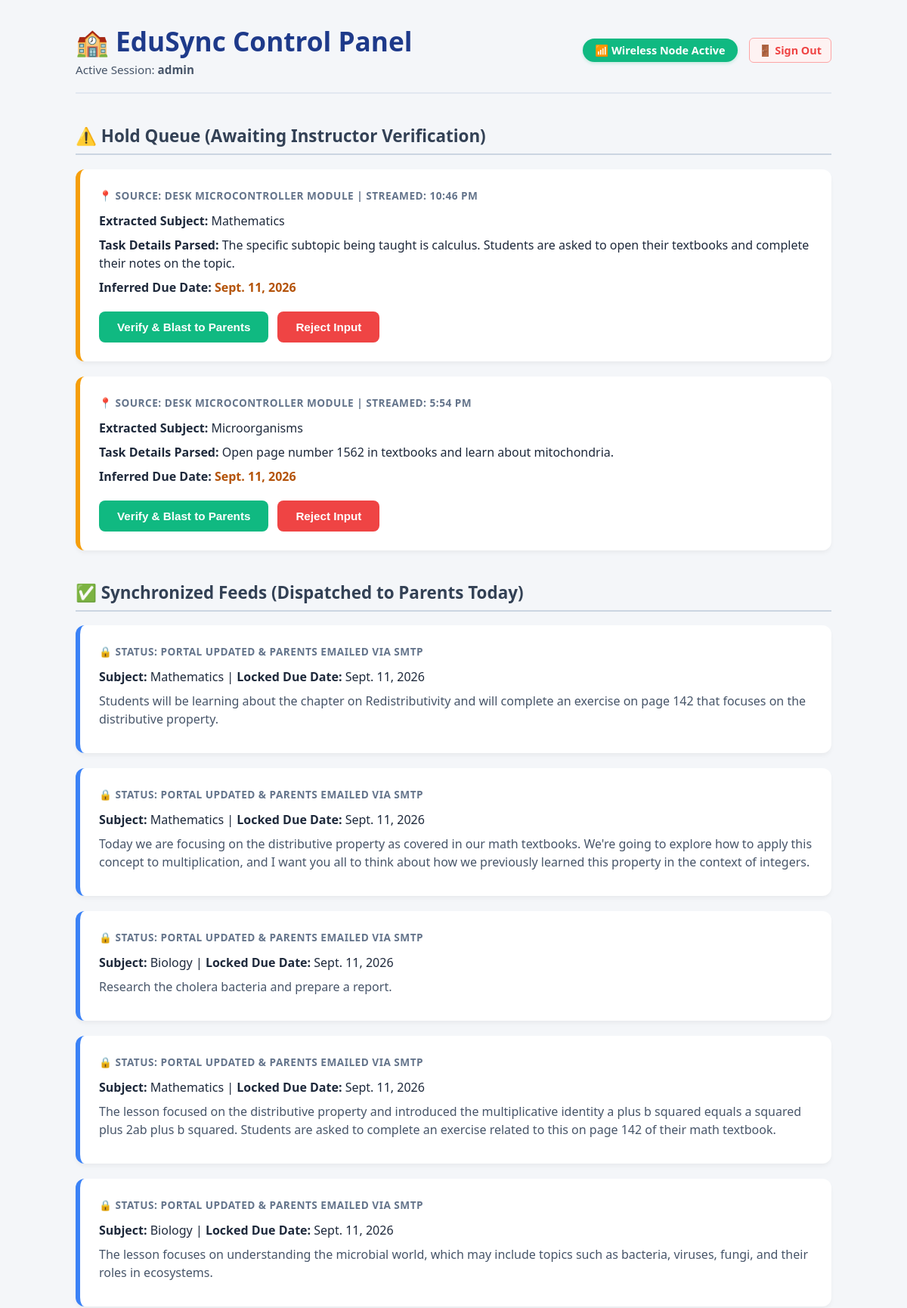
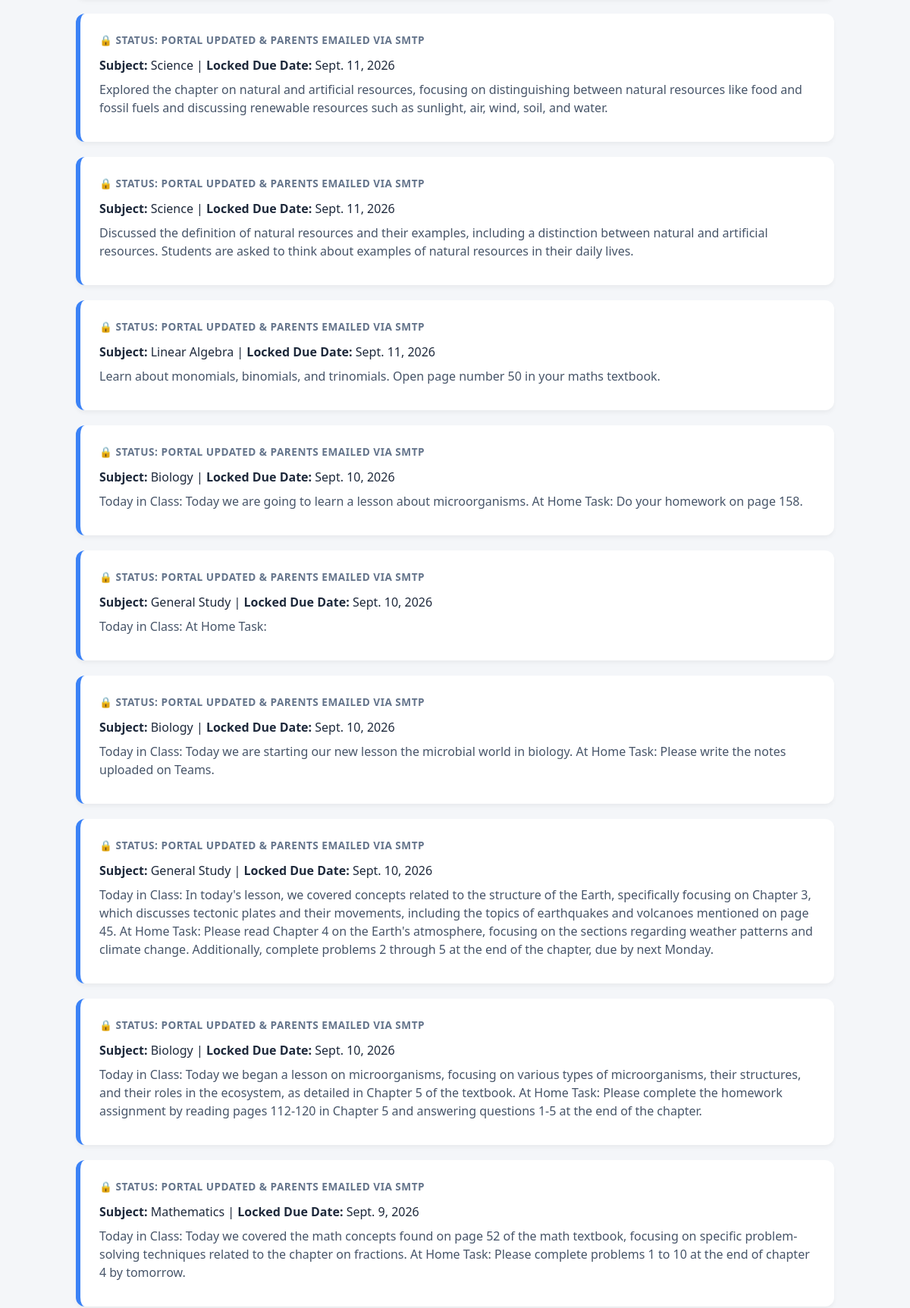
/dashboard/ (signed in, upper part), run on the app's committed database (2 pictures, top to bottom).
### server_config/models.py (models this page shows, shortened)
class Assignment(models.Model):
    STATUS_CHOICES = [
        ('PENDING', 'Pending Review'),
        ('VERIFIED', 'Verified & Synced'),
    ]
    teacher = models.ForeignKey(User, on_delete=models.CASCADE, related_name='assignments', null=True, blank=True)
    subject = models.CharField(max_length=100, default="General Study")
    task_details = models.TextField()
    due_date = models.DateField()
    status = models.CharField(max_length=20, choices=STATUS_CHOICES, default='PENDING')
    created_at = models.DateTimeField(auto_now_add=True)

### server_config/views.py (the view, shortened to what this page needs)
# urls.py: path('dashboard/', views.teacher_dashboard_view, name='teacher_dashboard'),
@login_required(login_url='teacher_login')
def teacher_dashboard_view(request):
    current_username = request.user.username.lower()
    assigned_subject = None
    for key, data in TEACHER_SUBJECT_MAP.items():
        if key in current_username or current_username in key:
            assigned_subject = data.get("subject")
            break
    if request.user.is_superuser or current_username == 'admin':
        pending_assignments = Assignment.objects.filter(status="PENDING").order_by("-created_at")
        verified_assignments = Assignment.objects.filter(status__in=["VERIFIED", "SENT"]).order_by("-created_at")
    else:
        pending_assignments = Assignment.objects.filter(status="PENDING").order_by("-created_at")
        verified_assignments = Assignment.objects.filter(status__in=["VERIFIED", "SENT"]).order_by("-created_at")
    registered_parents = ParentRegistry.objects.all().order_by("email")
    transaction_logs = Assignment.objects.all().order_by("-created_at")[:20]
    context = {
        "pending_assignments": pending_assignments,
        "verified_assignments": verified_assignments,
        "registered_parents": registered_parents,
        "transaction_logs": transaction_logs,
        "assigned_subject": assigned_subject or "All Subjects",
    }
    return render(request, "dashboard.html", context)

### templates/dashboard.html (shortened to what this page needs)
<!DOCTYPE html>
<html lang="en">
<head>
</head>
<body>
    <div class="container">
        <header>
            <div>
                <h1>🏫 EduSync Control Panel</h1>
                <p style="margin: 4px 0 0 0; color: #475569; font-size: 0.95em;">
                    Active Session: <strong>{{ request.user.username }}</strong>
                </p>
            </div>
            <div style="display: flex; align-items: center; gap: 15px;">
                <div class="status-badge">📶 Wireless Node Active</div>
                <a href="{% url 'teacher_logout' %}" style="color: #ef4444; font-weight: 600; text-decoration: none; font-size: 0.9em; padding: 6px 12px; border: 1px solid #fca5a5; border-radius: 6px; background: #fef2f2; transition: background 0.2s;">🚪 Sign Out</a>
            </div>
        </header>
        <div class="queue-section">
            <h2>⚠️ Hold Queue (Awaiting Instructor Verification)</h2>
            {% for task in pending_assignments %}
            <div class="card unverified">
                <div class="meta-line">📍 Source: Desk Microcontroller Module | Streamed: {{ task.created_at|date:"g:i A" }}</div>
                <div class="data-row"><strong>Extracted Subject:</strong> {{ task.subject }}</div>
                <div class="data-row"><strong>Task Details Parsed:</strong> {{ task.task_details }}</div>
                <div class="data-row"><strong>Inferred Due Date:</strong> <span style="color: #b45309; font-weight: 600;">{{ task.due_date }}</span></div>
                <div class="btn-group">
                    <button class="btn-approve" onclick="verifyAssignment({{ task.id }}, this.parentElement.parentElement)">Verify & Blast to Parents</button>
                    <button class="btn-deny" onclick="rejectAssignment({{ task.id }}, this.parentElement.parentElement)">Reject Input</button>
                </div>
            </div>
            {% empty %}
            <p class="empty-msg">No unverified vocal assets inside the execution matrix buffer.</p>
            {% endfor %}
        </div>
        <div class="queue-section">
            <h2>✅ Synchronized Feeds (Dispatched to Parents Today)</h2>
            {% for task in verified_assignments %}
            <div class="card">
                <div class="meta-line">🔒 Status: Portal Updated & Parents Emailed via SMTP</div>
                <div class="data-row"><strong>Subject:</strong> {{ task.subject }} | <strong>Locked Due Date:</strong> {{ task.due_date }}</div>
                <div class="data-row" style="color: #475569;">{{ task.task_details }}</div>
            </div>
            {% empty %}
            <p style="color: #94a3b8; font-size: 0.95em;">No verified data transactions executed during this school day parameter block.</p>
            {% endfor %}
        </div>
    </div>
</body>
</html>

### templates/dashboard.html (style rules this page uses)
body { font-family: 'Segoe UI', Tahoma, Geneva, Verdana, sans-serif; background-color: #f4f6f9; margin: 0; padding: 30px; color: #1e293b; }
.container { max-width: 1000px; margin: 0 auto; }
header { display: flex; justify-content: space-between; align-items: center; padding-bottom: 20px; border-bottom: 2px solid #e2e8f0; }
h1 { color: #1e3a8a; margin: 0; font-size: 2.2em; }
.status-badge { background-color: #10b981; color: white; padding: 6px 16px; border-radius: 20px; font-weight: bold; font-size: 0.9em; box-shadow: 0 2px 4px rgba(16,185,129,0.2); }
.queue-section { margin-top: 40px; }
h2 { color: #334155; font-size: 1.4em; border-bottom: 2px solid #cbd5e1; padding-bottom: 8px; }
.card { background: white; border-radius: 12px; box-shadow: 0 4px 6px -1px rgba(0,0,0,0.05); padding: 25px; margin-bottom: 20px; border-left: 6px solid #3b82f6; position: relative; transition: opacity 0.3s, transform 0.2s; }
.card.unverified { border-left-color: #f59e0b; }
.meta-line { color: #64748b; font-size: 0.85em; font-weight: 600; margin-bottom: 12px; text-transform: uppercase; letter-spacing: 0.5px; }
.data-row { margin-bottom: 8px; line-height: 1.5; }
.btn-group { display: flex; gap: 12px; margin-top: 20px; }
button { border: none; padding: 12px 24px; border-radius: 8px; font-weight: 600; cursor: pointer; font-size: 0.95em; transition: background-color 0.2s; }
.btn-approve { background-color: #10b981; color: white; }
.btn-deny { background-color: #ef4444; color: white; }

### data on the page
Assignment: created_at "10:46 PM", subject "Mathematics", task_details "The specific subtopic being taught is calculus. Students are asked to open their textbooks and complete their notes on the topic.", due_date "Sept. 11, 2026"
Assignment: created_at "5:54 PM", subject "Microorganisms", task_details "Open page number 1562 in textbooks and learn about mitochondria.", due_date "Sept. 11, 2026"
Assignment: subject "Mathematics", due_date "Sept. 11, 2026", task_details "Students will be learning about the chapter on Redistributivity and will complete an exercise on page 142 that focuses on the distributive property."
Assignment: subject "Mathematics", due_date "Sept. 11, 2026", task_details "Today we are focusing on the distributive property as covered in our math textbooks. We're going to explore how to apply this concept to multiplication, and I want you all to think about how we previously learned this property in the context of integers."
Assignment: subject "Biology", due_date "Sept. 11, 2026", task_details "Research the cholera bacteria and prepare a report."
Assignment: subject "Mathematics", due_date "Sept. 11, 2026", task_details "The lesson focused on the distributive property and introduced the multiplicative identity a plus b squared equals a squared plus 2ab plus b squared. Students are asked to complete an exercise related to this on page 142 of their math textbook."
Assignment: subject "Biology", due_date "Sept. 11, 2026", task_details "The lesson focuses on understanding the microbial world, which may include topics such as bacteria, viruses, fungi, and their roles in ecosystems."
Assignment: subject "Science", due_date "Sept. 11, 2026", task_details "Explored the chapter on natural and artificial resources, focusing on distinguishing between natural resources like food and fossil fuels and discussing renewable resources such as sunlight, air, wind, soil, and water."
Assignment: subject "Science", due_date "Sept. 11, 2026", task_details "Discussed the definition of natural resources and their examples, including a distinction between natural and artificial resources. Students are asked to think about examples of natural resources in their daily lives."
Assignment: subject "Linear Algebra", due_date "Sept. 11, 2026", task_details "Learn about monomials, binomials, and trinomials. Open page number 50 in your maths textbook."
Assignment: subject "Biology", due_date "Sept. 10, 2026", task_details "Today in Class: Today we are going to learn a lesson about microorganisms. At Home Task: Do your homework on page 158."
Assignment: subject "General Study", due_date "Sept. 10, 2026", task_details "Today in Class: At Home Task:"
Assignment: subject "Biology", due_date "Sept. 10, 2026", task_details "Today in Class: Today we are starting our new lesson the microbial world in biology. At Home Task: Please write the notes uploaded on Teams."
Assignment: subject "General Study", due_date "Sept. 10, 2026", task_details "Today in Class: In today's lesson, we covered concepts related to the structure of the Earth, specifically focusing on Chapter 3, which discusses tectonic plates and their movements, including the topics of earthquakes and volcanoes mentioned on page 45. At Home Task: Please read Chapter 4 on the Earth's atmosphere, focusing on the sections regarding weather patterns and climate change. Additionally, complete problems 2 through 5 at the end of the chapter, due by next Monday."
Assignment: subject "Biology", due_date "Sept. 10, 2026", task_details "Today in Class: Today we began a lesson on microorganisms, focusing on various types of microorganisms, their structures, and their roles in the ecosystem, as detailed in Chapter 5 of the textbook. At Home Task: Please complete the homework assignment by reading pages 112-120 in Chapter 5 and answering questions 1-5 at the end of the chapter."
Assignment: subject "Mathematics", due_date "Sept. 9, 2026", task_details "Today in Class: Today we covered the math concepts found on page 52 of the math textbook, focusing on specific problem-solving techniques related to the chapter on fractions. At Home Task: Please complete problems 1 to 10 at the end of chapter 4 by tomorrow."

### other printed values
{{ request.user.username }} "admin"
